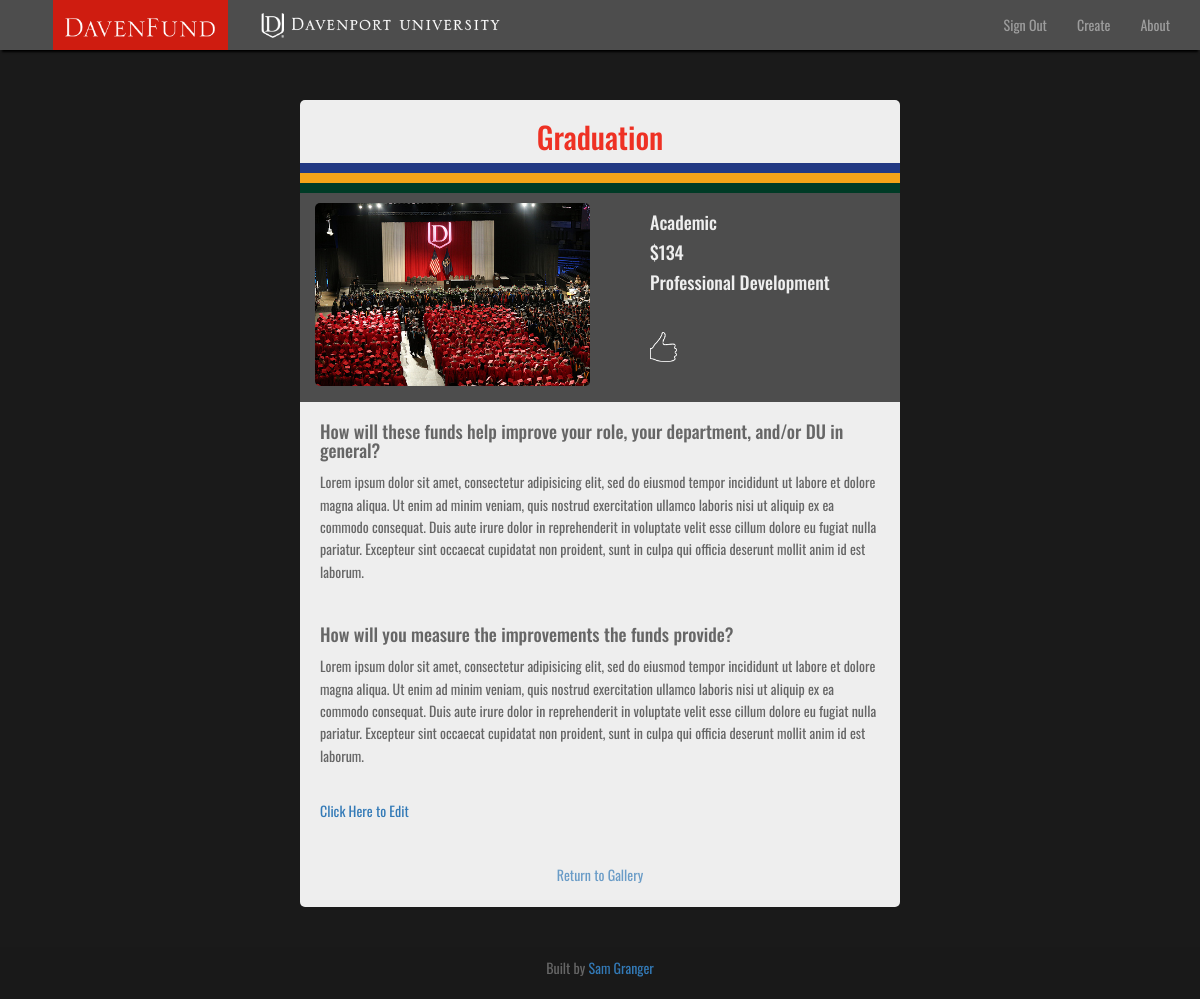
Screenshot of /profile.php?id=12 with the database file from the repository.
### tables this page shows
CREATE TABLE `proposals` (
  `id` int(11) unsigned NOT NULL,
  `pname` varchar(250) NOT NULL,
  `pdept` varchar(250) NOT NULL,
  `pamount` int(11) NOT NULL,
  `prequest` varchar(30) NOT NULL,
  `pdescription` text NOT NULL,
  `pmeasure` text NOT NULL,
  `pdocument` text NOT NULL,
  `pfeedback` text NOT NULL,
  `pcomments` text NOT NULL,
  `image` varchar(200) NOT NULL
);

### assets/includes/rowvars.php (called while the page is built, shortened)
<?php
$id = $_GET['id'];
try {
$sql = "SELECT * FROM proposals WHERE id='$id'";
$results = $pdoConnect->query($sql);
} catch (PDOException $e) {
  echo $e->getMessage();
}
while ($row = $results->fetch(PDO::FETCH_ASSOC)) {
  $id = $row['id'];
  $pn = $row['pname'];
  $pd = $row['pdept'];
  $pa = $row['pamount'];
  $pr = $row['prequest'];
  $pdes = $row['pdescription'];
  $pm = $row['pmeasure'];
  $pim = $row['image'];
}

### profile.php (the view, shortened to what this page needs)
<?php
  include('assets/includes/db.php');
  include('assets/includes/header.php');
  include('assets/includes/rowvars.php');
?>
<div class="center-container">
  <div class="proposal-container">
    <h2><?php echo $pn ?></h2>
    <div class="proposal-title">
      <div class="blue-box"></div>
      <div class="yellow-box"></div>
      <div class="green-box"></div>
    </div>
    <div class="half-holder">
      <div class="left-half">
       <div class="box-text twin l-twin">
          <img class="profile-img" src="<?php echo $pim ?>" alt="">
       </div>
     </div>
     <div class="right-half">
       <div class="box-text twin r-twin">
         <ul>
           <h4><?php echo $pd ?></h4>
           <h4>$<?php echo $pa ?></h4>
           <h4><?php echo $pr ?></h4>
           <img class="like like-outline" src="assets/img/Like Simple - OUTLINE.png" alt="">
          </ul>
       </div>
     </div>
    </div>
   <div class="prop-answer-container">
     <h4>How will these funds help improve your role, your department, and/or DU in general?</h4>
     <p><?php echo $pdes ?></p>
     <br>
     <h4>How will you measure the improvements the funds provide?</h4>
     <p><?php echo $pm ?></p>
     <br>
     <a href="edit.php?id=<?php echo $id ?>">Click Here to Edit</a>
   </div>
   <a href="everybody.php">
     <div class="gall-back">
       <p>Return to Gallery</p>
     </div>
   </a>
  </div>
</div>
<?php include 'assets/includes/footer.php'; ?>

### assets/css/main.css (style rules this page uses)
html { font-family: sans-serif; -ms-text-size-adjust: 100%; -webkit-text-size-adjust: 100%; }
body { margin: 0; }
a { background-color: transparent; }
img { border: 0; }
html { height: 100%; }
body { background-color: #1a1a1a; position: relative; min-height: 100%; margin: 0; padding-bottom: 6rem; font-size: 14px; line-height: 1.6; font-family: 'Oswald', sans-serif; color: #666; -webkit-font-smoothing: antialiased; -webkit-text-size-adjust: 100%; }
a { text-decoration: none; }
.center-container { border-radius: 10px; max-width: 600px; margin: 0 auto; text-align: center; }
.box-text { text-align: left; padding: 0 20px; margin: 0 auto; }
.half-holder { min-height: 200px; width: 100%; background-color: #4d4d4d; }
.left-half, .right-half { display: inline-block; width: 50%; }
.right-half { float: right; }
.twin { width: 300px; padding: 10px; color: #eee; }
.l-twin { float: right; }
.r-twin { float: left; }
.like { margin-top: 30px; height: 30px; width: auto; cursor: pointer; }
.proposal-container { margin-top: 100px; background-color: #eee; border-radius: 5px; }
.proposal-container h2 { padding-top: 20px; color: #ee3124; }
.blue-box, .yellow-box, .green-box { width: 100%; height: 10px; }
.blue-box { background-color: #223983; }
.yellow-box { background-color: #f4a319; }
.green-box { background-color: #003b26; }
.profile-img { max-height: 200px; max-width: 275px; display: block; margin: 0 auto; border-radius: 5px; float: right; }
.prop-answer-container { margin: 20px 20px 40px 20px; text-align: left; }
.gall-back { position: relative; margin: 0 auto; bottom: 20px; text-align: center; border-radius: 5px; height: auto; width: 200px; opacity: 0.7; }

### rows the page displays
proposals: pname "Graduation", image (picture), pdept "Academic", pamount "134", prequest "Professional Development", pdescription "Lorem ipsum dolor sit amet, consectetur adipisicing elit, sed do eiusmod tempor incididunt ut labore et dolore magna aliqua. Ut enim ad minim veniam, quis nostrud exercitation ullamco laboris nisi ut aliquip ex ea commodo consequat. Duis aute irure dolor in reprehenderit in voluptate velit esse cillum dolore eu fugiat nulla pariatur. Excepteur sint occaecat cupidatat non proident, sunt in culpa qui officia deserunt mollit anim id est laborum.", pmeasure "Lorem ipsum dolor sit amet, consectetur adipisicing elit, sed do eiusmod tempor incididunt ut labore et dolore magna aliqua. Ut enim ad minim veniam, quis nostrud exercitation ullamco laboris nisi ut aliquip ex ea commodo consequat. Duis aute irure dolor in reprehenderit in voluptate velit esse cillum dolore eu fugiat nulla pariatur. Excepteur sint occaecat cupidatat non proident, sunt in culpa qui officia deserunt mollit anim id est laborum."
